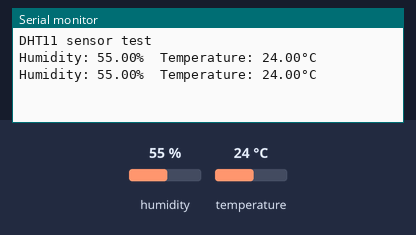
A sketch run on a simulated Arduino Uno, built with avr-gcc and run on an emulated ATmega328P. On the bench: the last lines printed to the serial monitor. The inputs (shaded band) are chosen by the test bench; at power-on: humidity 55 %, temperature 24 °C.

Above: at 4.8 s.
4.9 s: humidity set to 22 %
At 6.7 s:
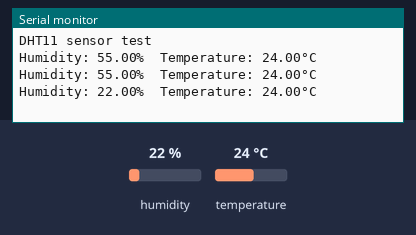
7.9 s: temperature set to 12 °C
At 9.1 s:
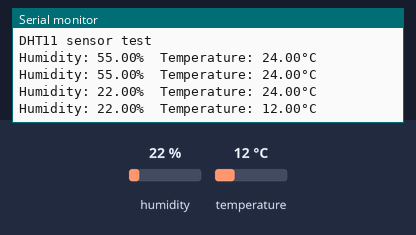
10.9 s: humidity set to 40 %
At 12.7 s:
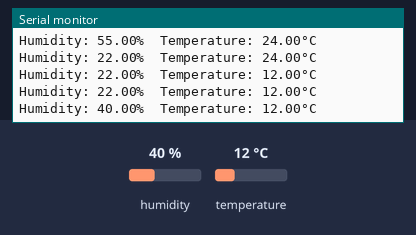
Timing chart, 0 to 14.2 s (numbered marks = the images above; inputs shaded):
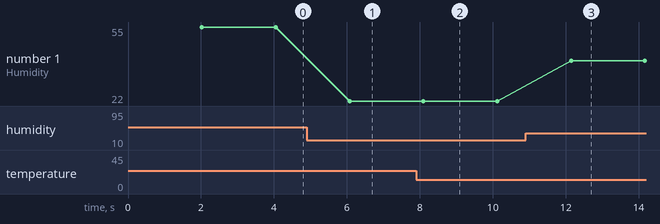

The sketch:

DHT11Sensor_Test.ino
```cpp
#include <Adafruit_Sensor.h>
#include <DHT.h>
#include <DHT_U.h>

#define DHTPIN 15          // GPIO pin where the DHT11 data pin is connected
#define DHTTYPE DHT11      // Specify the DHT type (DHT11)

DHT dht(DHTPIN, DHTTYPE);  // Initialize DHT sensor

void setup() {
  Serial.begin(115200);
  dht.begin();
  Serial.println("DHT11 sensor test");
}

void loop() {
  delay(2000);  // DHT11 needs at least 2 seconds between readings

  // Read temperature and humidity
  float humidity = dht.readHumidity();
  float temperature = dht.readTemperature();

  // Check if any reads failed and try again
  if (isnan(humidity) || isnan(temperature)) {
    Serial.println("Failed to read from DHT sensor!");
    return;
  }

  // Print readings to Serial Monitor
  Serial.print("Humidity: ");
  Serial.print(humidity);
  Serial.print("%  Temperature: ");
  Serial.print(temperature);
  Serial.println("°C");
}
```

Measured:
- after the input at 4.9 s, the serial monitor: prints a new line after 1.2 s (image 1)
- after the input at 7.9 s, the serial monitor: prints a new line after 0.20 s (image 2)
- after the input at 10.9 s, the serial monitor: prints a new line after 1.2 s (image 3)
- plotted number 1: 55 → 22 after the input at 4.9 s, 22 → 40 after the input at 10.9 s
